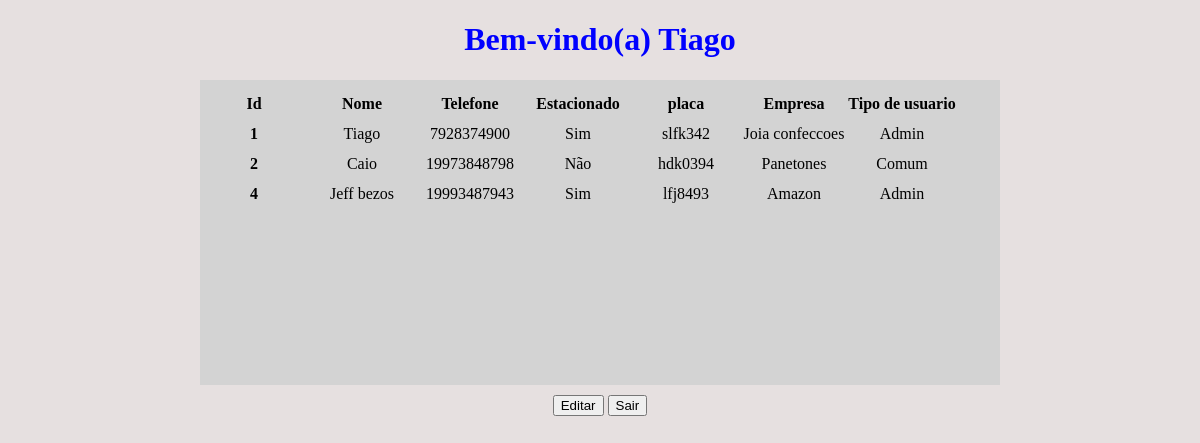
The page /dashboard.php (signed in) on the database its author committed.
### tables this page shows
CREATE TABLE `usuario` (
  `id_usuario` int(11) NOT NULL AUTO_INCREMENT,
  `email` varchar(30) NOT NULL,
  `senha` varchar(255) NOT NULL,
  `nome` varchar(30) NOT NULL,
  `CPF` varchar(13) NOT NULL,
  `CNH` varchar(13) NOT NULL,
  `telefone` varchar(15) NOT NULL,
  `tipo_usuario` enum('admin','user') NOT NULL DEFAULT 'user',
  PRIMARY KEY (`id_usuario`),
  UNIQUE KEY `email` (`email`)
);

CREATE TABLE `carro` (
  `id` int(11) NOT NULL AUTO_INCREMENT,
  `placa` varchar(7) NOT NULL,
  `estacionado` enum('true','false') NOT NULL,
  `checkin` varchar(18) NOT NULL,
  `checkout` varchar(18) NOT NULL,
  `id_usuario` int(11) NOT NULL,
  PRIMARY KEY (`id`),
  KEY `id_usuario` (`id_usuario`),
  CONSTRAINT `carro_ibfk_1` FOREIGN KEY (`id_usuario`) REFERENCES `usuario` (`id_usuario`)
);

CREATE TABLE `compania` (
  `id_compania` int(11) NOT NULL AUTO_INCREMENT,
  `nome` varchar(30) NOT NULL,
  `nome_fantasia` varchar(30) NOT NULL,
  `cnpj` varchar(14) NOT NULL,
  `id_usuario` int(11) NOT NULL,
  PRIMARY KEY (`id_compania`),
  KEY `id_usuario` (`id_usuario`)
);

### Usuario.php (called while the page is built, shortened)
<?php
class Usuario {
    private $id_usuario, $email, $senha, $nivelAcesso, $nome, $cpf, $cnh, $telefone;
    public function pegarDadosAtribuir() {
        require 'conectar.php';
        $result = $conection->query("
                SELECT  id_usuario as id, nome, telefone, tipo_usuario
                FROM usuario
                WHERE email = '".$this->getEmail()."'
                LIMIT 1
            ");
        if($row = $result->fetch_assoc()) {
            return true;
        }
        return false;
    }
    public function getEmail()
    {
        return $this->email;
    }
    public function setEmail($email)
    {
        if(!(empty($email)))
            $this->email = $email;
        else
            return null;
        return $this;
    }
    public function getNivelAcesso()
    {
        return $this->nivelAcesso;
    }
    public function setNivelAcesso($nivelAcesso)
    {
        $this->nivelAcesso = $nivelAcesso;
        return $this;
    }
    public function getNome()
    {
        return $this->nome;
    }
    public function setNome($nome)
    {
        $this->nome = $nome;
        return $this;
    }
}

### dashboard.php (the view, shortened to what this page needs)
<?php
    require_once 'Usuario.php';
    $user = new Usuario();
    $user->setEmail($_SESSION['email']);
    $user->pegarDadosAtribuir();
?>
<!DOCTYPE html>
<html lang="pt-BR">
<head>
    <link href="estilo/estilo.css" rel="stylesheet" type="text/css"/>
</head>
<body>
    <h1>Bem-vindo(a) <?php echo $user->getNome();?></h1>
    <div class="table">
        <div class="table linha" id="1">
            <div class="table linha cabecalho" id="id">Id</div>
            <div class="table linha cabecalho" id="nome">Nome</div>
            <div class="table linha cabecalho" id="telefone">Telefone</div>
            <div class="table linha cabecalho" id="carro">Estacionado</div>
            <div class="table linha cabecalho" id="placa">placa</div>
            <div class="table linha cabecalho" id="empresa">Empresa</div>
            <div class="table linha cabecalho" id="tipo_usuario">Tipo de usuario</div>
        </div>
        <?php
        require 'conectar.php';
        $result = $conection->query("
                SELECT  u.id_usuario as id, u.nome as usnome, u.telefone, c.estacionado,
                        c.placa, e.nome_fantasia as empnome, u.tipo_usuario
                FROM usuario u join carro c on (u.id_usuario = c.id_usuario)
                join compania e on (u.id_usuario = e.id_usuario);
            ");
        $id = 2;
        while($row = $result->fetch_assoc()) {
            if($row['estacionado'] == 'false')
                $row['estacionado'] = 'Não';
            else
                $row['estacionado'] = 'Sim';
            if($row['tipo_usuario'] == 'user')
                $row['tipo_usuario'] = 'Comum';
            echo "
                <div class='table linha' id='$id'>
                    <div class='table linha cabecalho' id='id'>".$row['id']."</div>
                    <div class='table linha cabecalho' id='nome'>".$row['usnome']."</div>
                    <div class='table linha cabecalho' id='telefone'>".$row['telefone']."</div>
                    <div class='table linha cabecalho' id='carro'>".$row['estacionado']."</div>
                    <div class='table linha cabecalho' id='placa'>".$row['placa']."</div>
                    <div class='table linha cabecalho' id='empresa'>".$row['empnome']."</div>
                    <div class='table linha cabecalho' id='tipo_usuario'>".ucfirst($row['tipo_usuario'])."</div>
                </div>
              ";
            $id++;
        }
        ?>
        </div>
            <div class="container buttons">
                <form name="dashboard" method="POST" action="<?php echo htmlentities($_SERVER['PHP_SELF'])?>">
                    <?php
                        if($user->getNivelAcesso() == 'admin')
                            echo "<input id='editar' type='submit' name='editar' value='Editar' class='button'/>";
                    ?>
                    <input id='logout' type='submit' name='sair' class='button' value="Sair"/>
                </form>
            </div>
</body>
</html>

### estilo/estilo.css (style rules this page uses)
Body { background-color: rgb(230, 224, 224); overflow:hidden; }
h1 { text-align: center; color: blue; }
div.table { background-color: lightgray; margin: 0 auto; width: 800px; height: 300px; border-color: black; border-width: 1px; padding-top: 5px; text-align: center }
div.table.linha.cabecalho { width: 13.5%; height: 30px; }
div.table.linha { width: 100%; height: 25px; float: left; }
div.table.linha:first-child { font-weight: bold; }
div.container.buttons { width: 100%; text-align: center; }
.button { margin-top: 10px; }

### rows shown on the page
usuario: nome "Tiago", id_usuario "1", telefone "7928374900", estacionado "Sim", carro.placa "slfk342", compania.nome_fantasia "Joia confeccoes", tipo_usuario "Admin"
usuario: id_usuario "2", nome "Caio", telefone "19973848798", estacionado "Não", carro.placa "hdk0394", compania.nome_fantasia "Panetones…", tipo_usuario "Comum"
usuario: id_usuario "4", nome "Jeff bezos", telefone "19993487943", estacionado "Sim", carro.placa "lfj8493", compania.nome_fantasia "Amazon", tipo_usuario "Admin"
